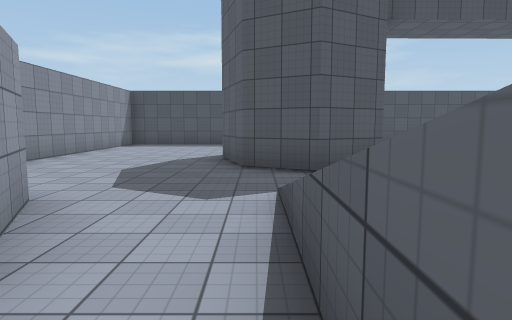
View 1 (above)

24 first-person views from a walk through a Unity game level. The camera is 1.5 m above the floor, tilts 6° down and sees 75° across. The floor is counted in squares, 2 m on a side. Each view is taken from the middle of a square. On the plan, view 1 faces up. The plan holds only what a view shows up to about 11 squares ahead; the rest is blank. The place goes on beyond the plan. Surface patterns are stand-ins for the level's own textures.

View 2
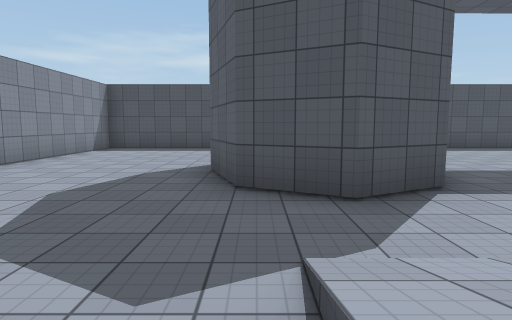

View 3
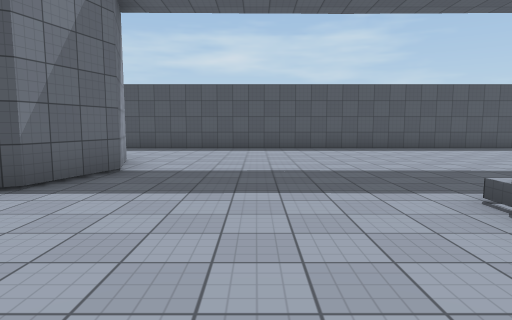

View 4
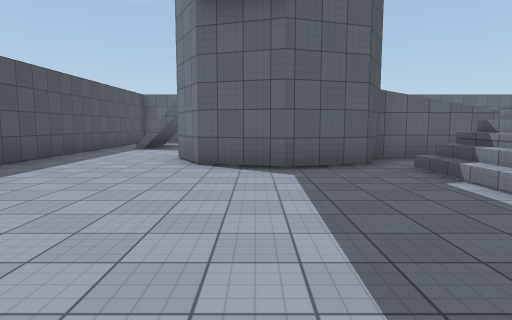

View 5
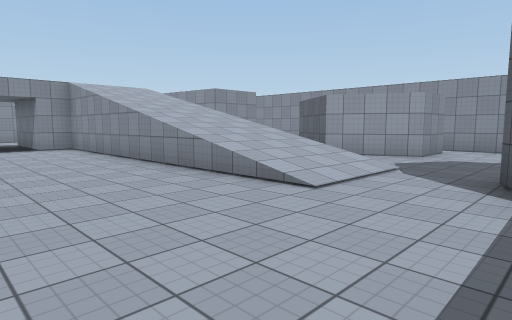

View 6
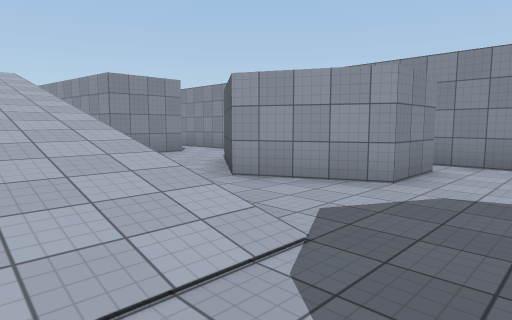

View 7
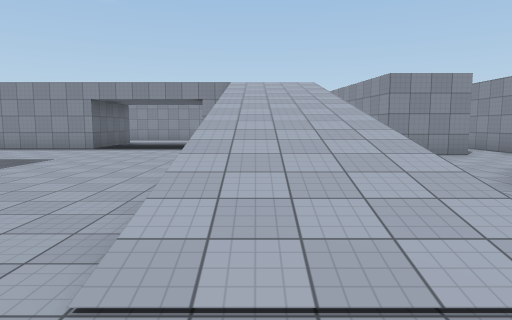

View 8
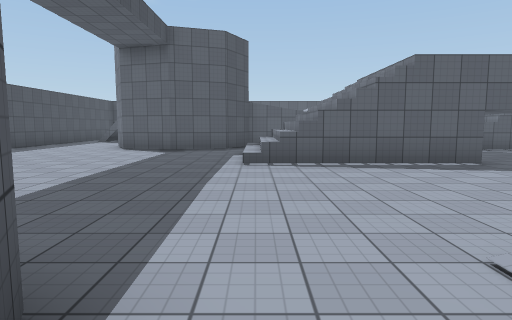

View 9
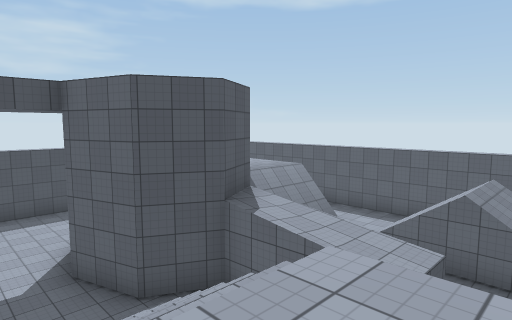

View 10
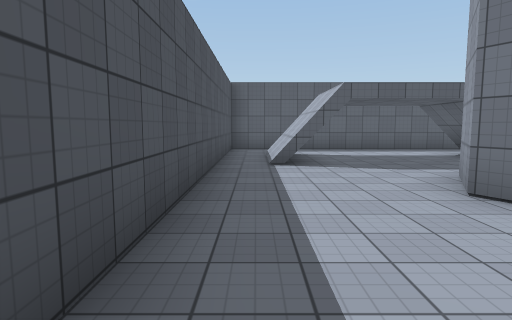

View 11
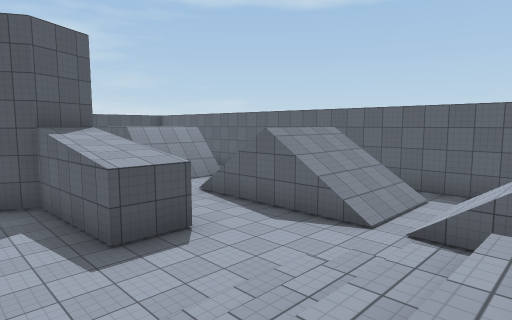

View 12
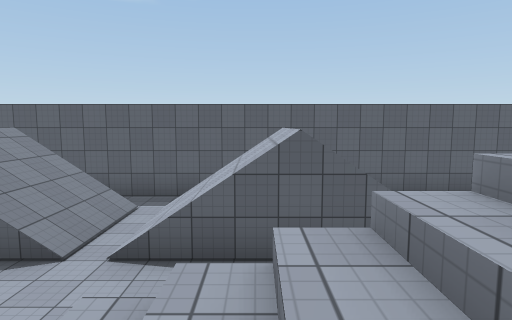

View 13
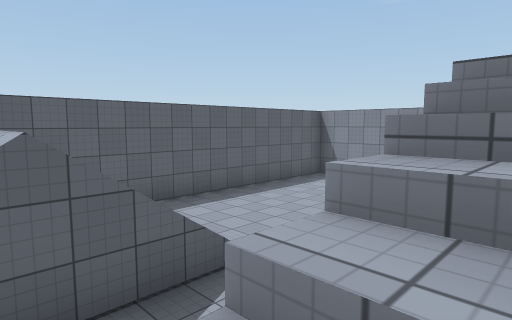

View 14
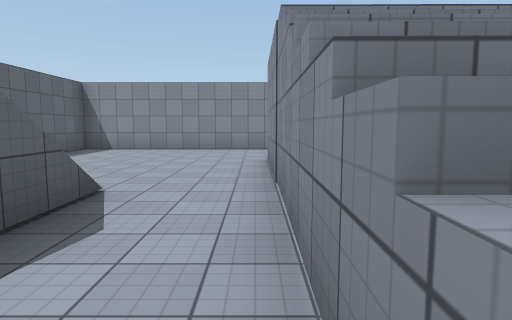

View 15
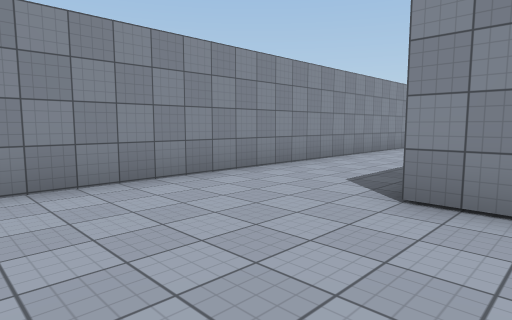

View 16
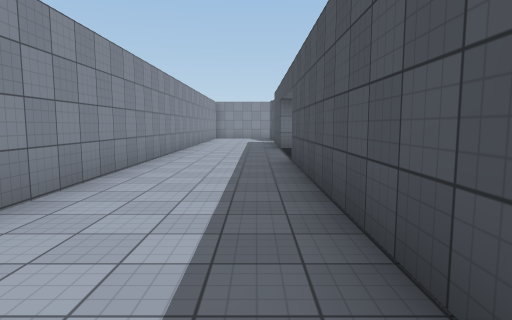

View 17
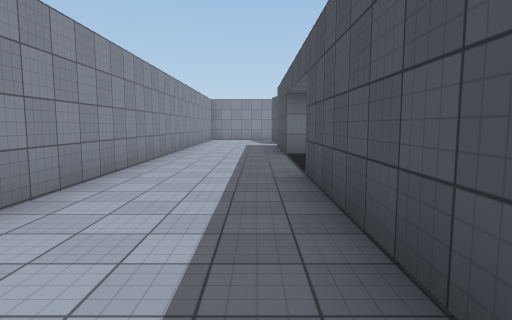

View 18
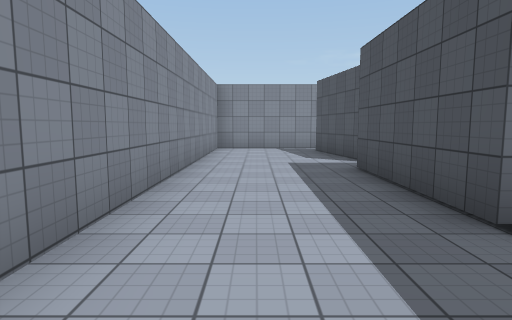

View 19
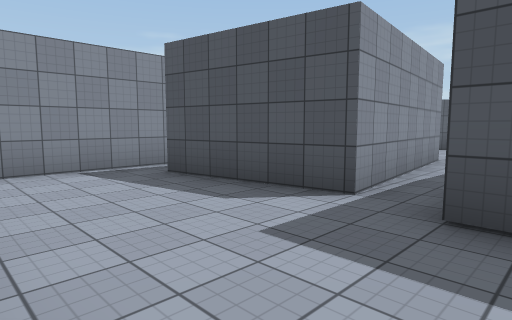

View 20
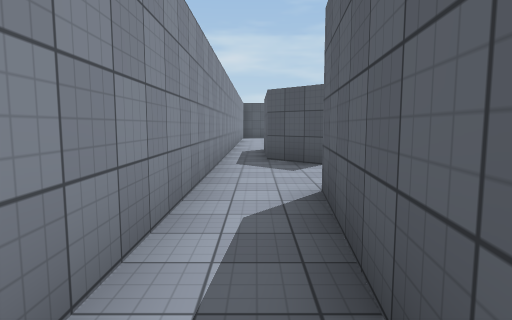

View 21
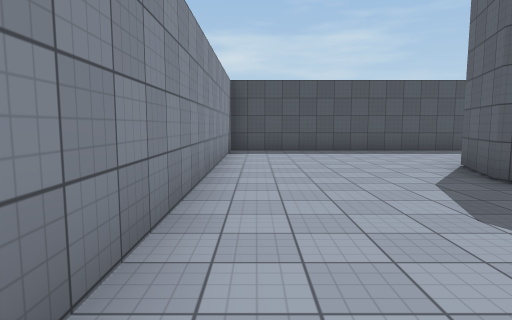

View 22
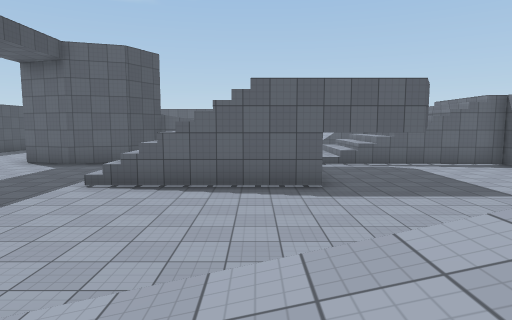

View 23
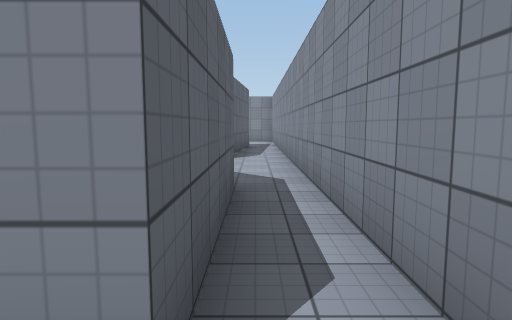

View 24
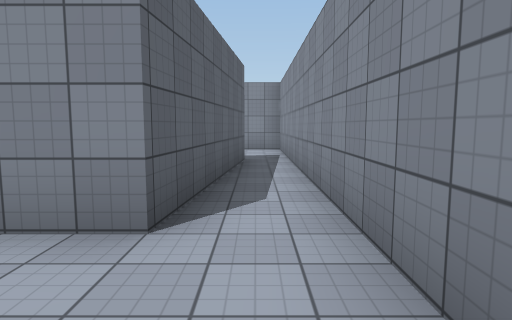

### Floor plan
Key: @ floor where view 1 was taken; # wall or solid block; . main floor; : floor 4 m higher than the main floor; / step, stairs or slope; = window, fence, low wall or low ledge.
Columns run from 5 left of view 1 to 20 right of it. Each row starts with its distance up from view 1.
 13 ##########################
 12 #........................#
 11 #....................##..#
 10 #..... ..................#
  9 #....###.........##......#
  8 #....###........##  .....#
  7 #....###........##   ##..#
  6 #....###.........##. ....#
  5 #............///..#. ....#
  4 #............///..#../// #
  3 #.##..//.....///..#../// #
  2 #.##..//.....///...../// #
  1 #.##..//.....:::.....///.#
  0 #.#..@//........////.....#
 -1 #.....//........=//../// #
 -2 #.....//........///..///
 -3 #.....//........///../
 -4 #.##..//........///../   #
 -5 #.###.//......../ =......#
 -6 #.###.             ......#
 -7 #.###.             ......#
 -8 #.##..:::::::::::::......#
 -9 #........................#
-10 #........................#
-11 #........................#
-12 ##########################

Positions as (right, up) in squares from view 1, and headings:
1: (0, 0), facing up
2: (0, 2), facing up
3: (5, 2), facing up
4: (5, 8), facing right
5: (6, 6), facing down-left
6: (2, 5), facing down-left
7: (2, 5), facing down
8: (1, 5), facing right
9: (9, 1), facing up-right
10: (9, 12), facing right
11: (11, -2), facing up-right
12: (12, -2), facing right
13: (13, -2), facing down-right
14: (14, -1), facing down
15: (17, -7), facing down-left
16: (14, -9), facing left
17: (12, -9), facing left
18: (6, -10), facing left
19: (1, -11), facing up-left
20: (-4, -7), facing up
21: (-4, 3), facing up
22: (1, 2), facing right
23: (-4, 4), facing down
24: (-4, -1), facing down
